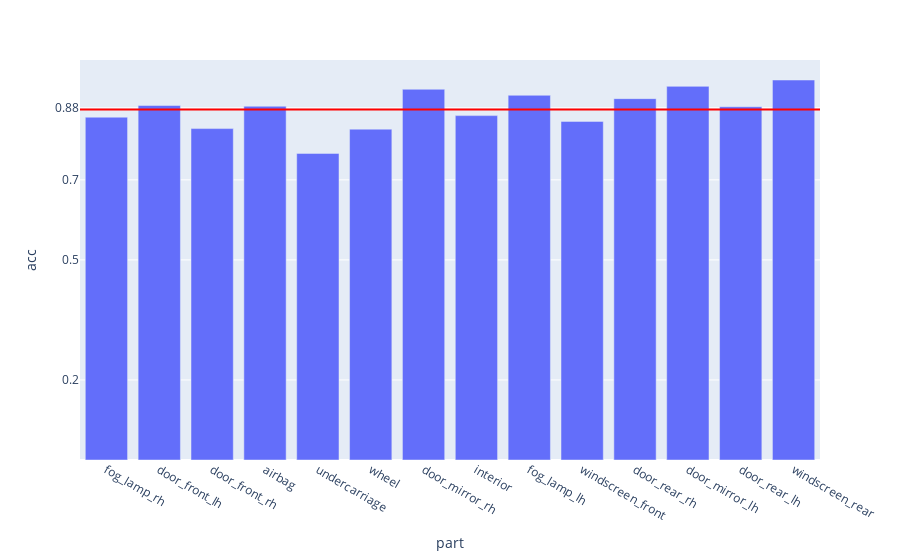

Notebook code for this chart:
### Code cell
fig = px.bar(evalMetrics, x = 'part', y = 'acc')

fig.add_hline(y=avgAcc, line_width=2, line_color="red")

fig.update_layout(
    yaxis = dict(
        tickmode = 'array',
        tickvals = [np.format_float_positional(avgAcc, 2), 0.2, 0.5, 0.7],
    )
)

### Figure 1 — Plotly figure (JSON) as saved in the notebook; plotly's stock layout.template omitted (floating-point values rounded to 4 significant figures)
{"data": [{"alignmentgroup": "True", "hovertemplate": "part=%{x}<br>acc=%{y}<extra></extra>", "legendgroup": "", "marker": {"color": "#636efa", "pattern": {"shape": ""}}, "name": "", "offsetgroup": "", "orientation": "v", "showlegend": false, "textposition": "auto", "type": "bar", "x": ["fog_lamp_rh", "door_front_lh", "door_front_rh", "airbag", "undercarriage", "wheel", "door_mirror_rh", "interior", "fog_lamp_lh", "windscreen_front", "door_rear_rh", "door_mirror_lh", "door_rear_lh", "windscreen_rear"], "xaxis": "x", "y": [0.8566, 0.8858, 0.8281, 0.8839, 0.7661, 0.8267, 0.9263, 0.8605, 0.9113, 0.8461, 0.9029, 0.9336, 0.8827, 0.9495], "yaxis": "y"}], "layout": {"barmode": "relative", "legend": {"tracegroupgap": 0}, "margin": {"t": 60}, "shapes": [{"line": {"color": "red", "width": 2}, "type": "line", "x0": 0, "x1": 1, "xref": "x domain", "y0": 0.8757, "y1": 0.8757, "yref": "y"}], "xaxis": {"anchor": "y", "domain": [0, 1], "title": {"text": "part"}}, "yaxis": {"anchor": "x", "domain": [0, 1], "tickmode": "array", "tickvals": ["0.88", 0.2, 0.5, 0.7], "title": {"text": "acc"}}}}
